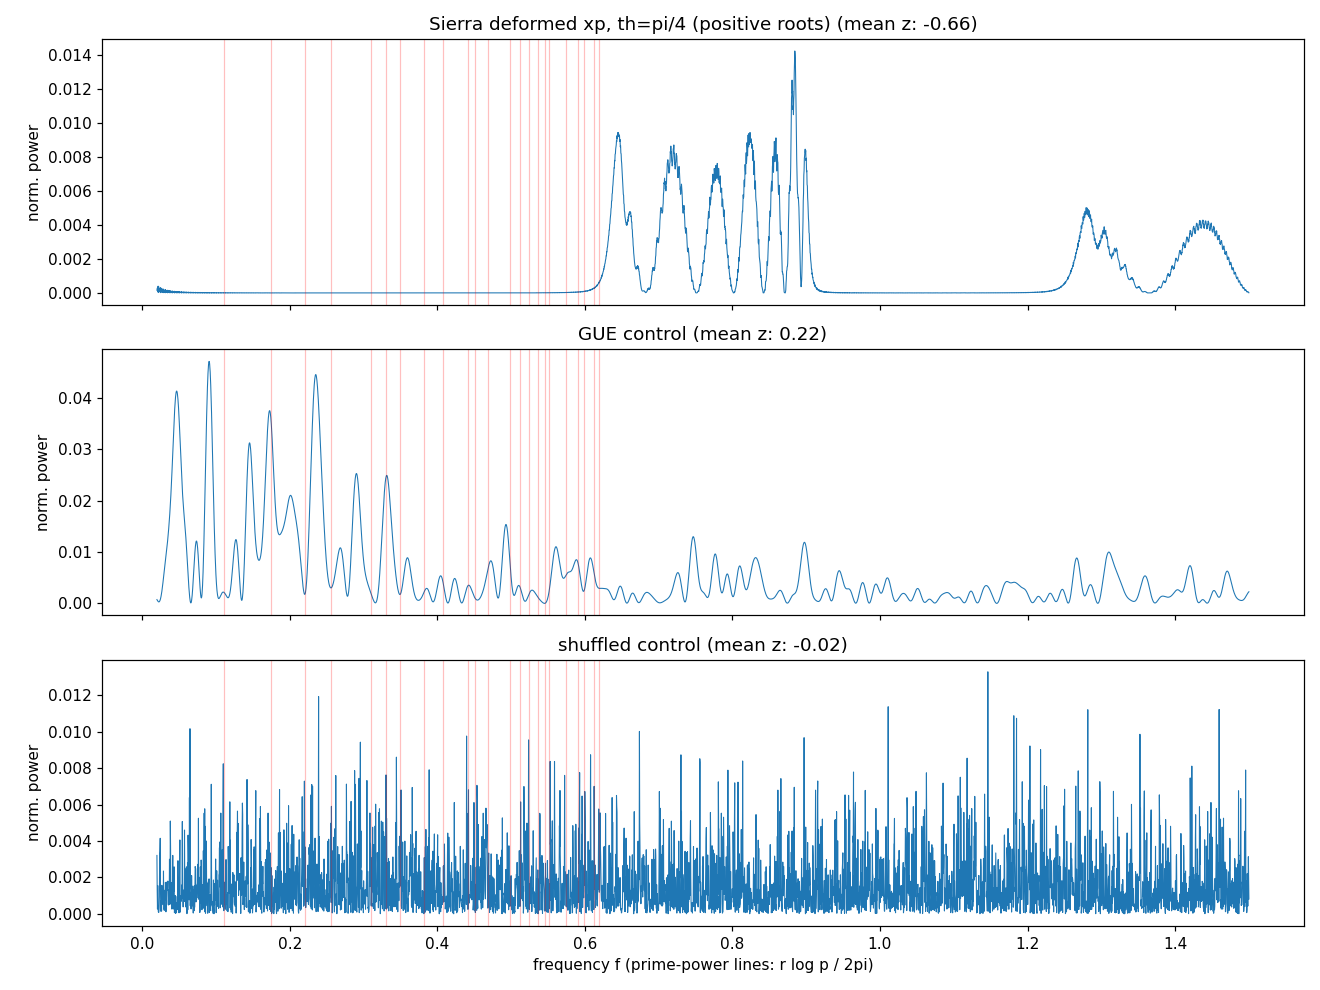

Recreate this plot in Python.
#!/usr/bin/env python3
"""
Node 11i -- Sierra-Rodriguez-Laguna deformed xp vs the Berry tones.

The regularization node: the published self-adjoint xp-variant, implemented
FAITHFULLY from the primary source (arXiv:1102.5356, PRL 106, 200201 (2011)),
not from paraphrase.

  Classical : H = x(p + l_p^2/p), x >= l_x                     (eq.3)
  Quantum   : Hh = x^{1/2}(ph + l_p^2/ph^{-1})x^{1/2}          (eq.8)
  BC        : nonlocal, U(1) family parameterized by angle th  (eq.11)
  Spectrum  : roots E_n of                                       (eq.14)
    Xh(E) = e^{-ith/2} K_{1/2+iE/2}(2pi) + e^{+ith/2} K_{1/2-iE/2}(2pi) = 0
  with h = l_x*l_p = 2*pi*hbar, hbar = 1, th = pi/4
  (the paper's Riemann-zero-matching choice; half-integer rule).

  Xh(E) = 2 Re[e^{-ith/2} K_{1/2+iE/2}(2pi)] is real; roots in +/- pairs.
  K-Bessel via mpmath (complex order; scipy kv has no complex-order ufunc).

Tests:
  (a) smooth counting N(E) vs Riemann-von Mangoldt and vs the paper's
      asymptotic (eq.16) -- does the PRL's Fig.3 claim hold computationally?
  (b) Berry tones: Node 13e probe on the positive roots -- prime-power
      frequencies f = r log p / 2pi, z-scores, GUE + shuffled controls.

Status: COMPUTED 2026-10-05. Decision-tree entry: Node 11i.
"""
import numpy as np, json
from mpmath import mp, besselk, pi as mpi
mp.dps = 30

TH = mpi/4
PHASE = mp.exp(mp.mpc(0, -TH/2))
ZARG = 2*mpi

def Xi(E):
    E = mp.mpf(E)
    K = besselk(mp.mpc(mp.mpf('0.5'), mp.mpf('0.5')*E), ZARG)
    return 2*(PHASE*K).real

def find_roots(E_max=2000.0, step=0.25):
    n = int(E_max/step)+1
    Egrid = [i*step for i in range(n+1)]
    vals = [Xi(e) for e in Egrid]
    roots = []
    for i in range(n):
        a, b, fa, fb = Egrid[i], Egrid[i+1], vals[i], vals[i+1]
        if fa == 0:
            roots.append(mp.mpf(a))
        elif fa*fb < 0:
            lo, hi, flo = mp.mpf(a), mp.mpf(b), fa
            for _ in range(40):
                mid = (lo+hi)/2
                fm = Xi(mid)
                if flo*fm <= 0:
                    hi = mid
                else:
                    lo, flo = mid, fm
            roots.append((lo+hi)/2)
    return roots

def main():
    print("scanning Xi(E) for roots ...", flush=True)
    roots = find_roots()
    E = np.array([float(r) for r in roots])
    E = E[E > 0]
    print(f"positive roots below 2000: {len(E)}, "
          f"first={E[0]:.4f}, last={E[-1]:.2f}", flush=True)

    # --- (a) smooth counting vs Riemann and vs paper asymptotic (16) ---
    # Riemann-von Mangoldt smooth:
    def N_riem(t):
        return (t/(2*np.pi))*(np.log(t/(2*np.pi))-1) + 7/8
    # paper (16) with h=2pi, th=pi/4: n = E/2pi*log(E/4pi e) - 5/8
    def N_sierra(t):
        return (t/(2*np.pi))*np.log(t/(4*np.pi*np.e)) - 5/8
    print("  E    N(E)   Riemann  Sierra(16)")
    for T in [100, 500, 1000, 2000]:
        n = int((E <= T).sum())
        print(f"  {T:4d}  {n:4d}   {N_riem(T):7.1f}  {N_sierra(T):7.1f}")

    # --- (b) tone probe ---
    import sys
    sys.path.insert(0, "/home/hatch/workspace/prime-sieve-geometry")
    from fock_primefreq import analyze, zscores
    import math
    def prime_power_freqs(limit=50):
        s = bytearray(b"\x01")*(limit+1); s[:2] = b"\x00\x00"
        for i in range(2, int(limit**0.5)+1):
            if s[i]:
                s[i*i:limit+1:i] = b"\x00"*(((limit-i*i)//i)+1)
        out = []
        for p in range(2, limit+1):
            if s[p]:
                r = 1
                while p**r <= limit:
                    out.append((p, r, r*math.log(p)/(2*math.pi)))
                    r += 1
        return out
    fp = prime_power_freqs(50)
    fvals = [f for (_, _, f) in fp]

    rng = np.random.default_rng(11)
    N = len(E)
    A = (rng.standard_normal((N, N)) + 1j*rng.standard_normal((N, N)))/np.sqrt(2)
    Eg = np.linalg.eigvalsh((A + A.conj().T)/2)
    Es = rng.permutation(E)

    out = {}
    for label, Ev in [("sierra", E), ("gue", Eg), ("shuffled", Es)]:
        freqs, P, span = analyze(Ev, label)
        vals, zs, mu, sd = zscores(freqs, P, fvals)
        detail = {}
        for (p, r, f) in fp:
            i = int(np.argmin(np.abs(freqs-f)))
            detail[f"({p},{r})"] = {"z": float((P[i]-mu)/sd)}
        out[label] = {"mean_z": float(np.mean(zs)), "max_z": float(np.max(zs)),
                      "detail": detail, "freqs": freqs.tolist(),
                      "P": P.tolist()}
        d = detail
        tones = " ".join(f"{k} z={v['z']:.2f}" for k, v in d.items()
                         if k in ("(2,1)","(3,1)","(5,1)","(7,1)",
                                  "(2,2)","(3,2)","(2,3)"))
        print(f"{label}: mean z = {out[label]['mean_z']:.2f}, "
              f"max z = {out[label]['max_z']:.2f}")
        print(f"   letter tones: {tones}")

    json.dump({"roots": E.tolist(),
               "counting": {"E": [100,500,1000,2000],
                            "N": [int((E<=T).sum()) for T in [100,500,1000,2000]],
                            "N_riem": [float(N_riem(T)) for T in [100,500,1000,2000]],
                            "N_sierra16": [float(N_sierra(T)) for T in [100,500,1000,2000]]},
               "stats": {k: {"mean_z": v["mean_z"], "max_z": v["max_z"],
                             "detail": v["detail"]} for k, v in out.items()},
               "freqs": out["sierra"]["freqs"],
               "P_sierra": out["sierra"]["P"], "P_gue": out["gue"]["P"],
               "P_shuffled": out["shuffled"]["P"]},
              open("node11i_sierra.json", "w"))
    print("wrote node11i_sierra.json")

    import matplotlib; matplotlib.use("Agg")
    import matplotlib.pyplot as plt
    fig, axx = plt.subplots(3, 1, figsize=(12, 9), sharex=True)
    flines = [f for (_, _, f) in fp]
    for ax, label, ttl in zip(axx, ["sierra", "gue", "shuffled"],
                              ["Sierra deformed xp, th=pi/4 (positive roots)",
                               "GUE control", "shuffled control"]):
        ax.plot(out[label]["freqs"], out[label]["P"], lw=0.7)
        for f in flines:
            ax.axvline(f, color='r', alpha=0.25, lw=0.8)
        ax.set_title(f"{ttl} (mean z: {out[label]['mean_z']:.2f})")
        ax.set_ylabel("norm. power")
    axx[-1].set_xlabel("frequency f (prime-power lines: r log p / 2pi)")
    fig.tight_layout(); fig.savefig("node11i_sierra.png", dpi=110)
    print("figure -> node11i_sierra.png")

if __name__ == "__main__":
    main()
